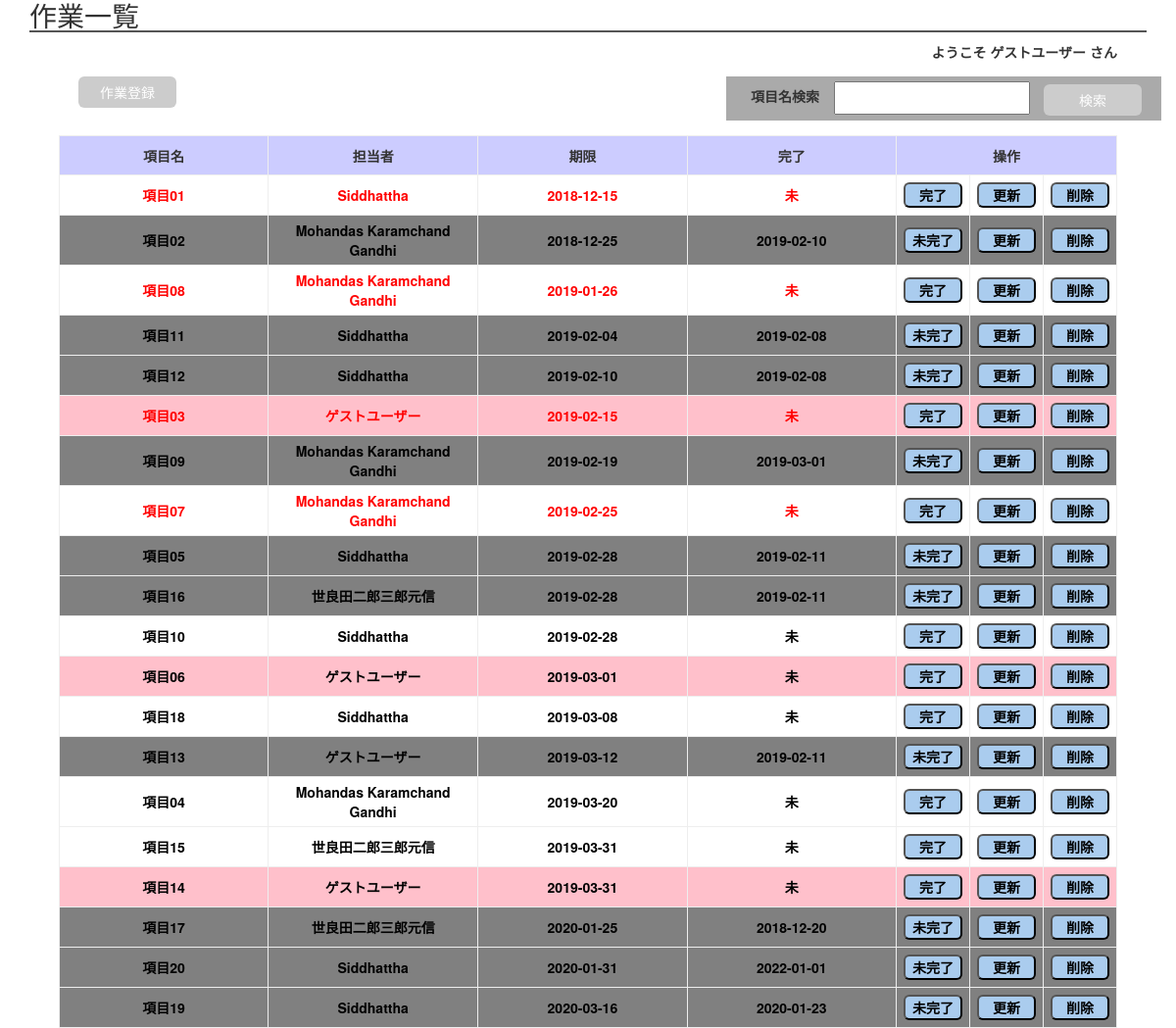
The app's page /php/list.php (signed in) with its own data.
### tables this page shows
CREATE TABLE TODO_USER
    (ID varchar(15) NOT NULL PRIMARY KEY,
     NAME varchar(30) NOT NULL,
     PASSWORD varchar(15) NOT NULL
     );

CREATE TABLE TODO_ITEM
    (ID int NOT NULL PRIMARY KEY AUTO_INCREMENT,
     NAME varchar(30) NOT NULL,
     USER varchar(15) NOT NULL,
     EXPIRE_DATE date NOT NULL,
     FINISHED_DATE date
     );

### php/list.php (the view, shortened to what this page needs)
<?php
require_once("make_buttons.php");
$guestname = $_SESSION['customer']['name'];
$dsn = 'mysql: host=127.0.0.1; dbname=shino; charset=utf8mb4';
$driver_options = [
	PDO::ATTR_ERRMODE => PDO::ERRMODE_EXCEPTION,
	PDO::ATTR_EMULATE_PREPARES => false,
	];
try {
    $dbh = new PDO($dsn,'user1','pass1', $driver_options);
	$sql = "SELECT TODO_ITEM.ID AS item_id,
					TODO_ITEM.NAME AS item_name,
					TODO_USER.NAME AS user_name,
					TODO_ITEM.EXPIRE_DATE AS term,
					TODO_ITEM.FINISHED_DATE AS done
			 FROM TODO_USER JOIN TODO_ITEM
			 ON TODO_USER.ID = TODO_ITEM.USER
			 ORDER BY EXPIRE_DATE ASC";
    $rows = $dbh->query($sql)->fetchAll(PDO::FETCH_ASSOC|PDO::FETCH_UNIQUE);
} catch (PDOException $e) {
    header('Content-Type: text/plain; charset=UTF-8mb4', true, 500);
    exit($e->getMessage());
}
function hsc($str) {
    return htmlspecialchars($str, ENT_QUOTES, 'UTF-8');
}
require_once("header.tmp.php");
?>
<body>
	<h1>作業一覧</h1>
	<div class="guestname">ようこそ <?= $guestname ?> さん</div>
	<div class="middle-left">
		<form action="regist.php" method="POST">
			<input class="btn" type="submit" value="作業登録">
		</form>
	</div>
	<div class="middle-right">
		<form action="search.php" method="POST">
			<p>項目名検索</p>
			<input class="tbox" type="text" name="search_keyword">
			<input class="btn" type="submit" value="検索">
		</form>
	</div>
	<table class="list-wrapper">
	<thead>
		<tr style="background-color: #ccf">
			<td>項目名</td><td>担当者</td><td>期限</td><td>完了</td><td colspan="3">操作</td>
		</tr>
	</thead>
	<tbody>
<?php foreach($rows as $row):
	$bgc = ($row['user_name'] === $guestname)? "pink" : "#fff";
	$color = "#000";
	$today = date('Y-m-d');
	if ($row['done'] === null && $row['term'] < $today) {
		$color = "#f00";
	}
	($row['done'] === null)? $row['done'] = '未' : $bgc = "gray"; ?>
		<tr style="background-color: <?=$bgc?>; color: <?=$color?>">
	<?php foreach ($row as $column): ?>
    		<td><?= hsc($column) ?></td>
	<?php endforeach ?>
			<?php hsc(makeBtns($rows)); ?>
	</tr>
<?php
	next($rows);
	endforeach ?>
	</tbody>
	</table>
</body>
</html>

### php/make_buttons.php (shortened to what this page needs)
<?php
function makeBtn($action, $btn_value, $rows) {
	$action_url = "";
	if ($action === "finished" || $action === "unfinished") {
		$action_url = "#";
	} else {
		$action_url = $action.".php";
	}
	$done_btn =	'<form action="'.$action_url.'" method="POST">';
	$done_btn.= '<input type="hidden" name="action" value="'.$action.'">';
	$done_btn.= '<input type="hidden" name="item_id" value="'.key($rows).'">';
	$done_btn.= '<td class="done_btns">';
	$done_btn.= '<input class="btn-s" type="submit" name="'.$action.'" value="'.$btn_value.'">';
	$done_btn.= '</td>';
	$done_btn.= '</form>';
	return $done_btn;
}
function makeBtns($rows) {
	if ($rows[key($rows)]['done'] === null) {
		$action = "finished";
		$btn_value = "完了";
	} else {
		$action = "unfinished";
		$btn_value = "未完了";
	}
	echo makeBtn($action, $btn_value, $rows);
	echo makeBtn("update", "更新", $rows);
	echo makeBtn("delete", "削除", $rows);
}
?>

### css/list.css (style rules this page uses)
h1 { margin: 0 auto 10px; width: 95%; font-size: 28px; border-bottom: 2px solid #555; }
.guestname { width: 95%; text-align: right; font-weight: bold; }
.middle-left { float: left; height: 50px; width: 20%; text-align: center; margin: 10px; }
.middle-right { float: right; padding: 0 15px; margin: 15px; background-color: #aaa; }
.middle-right p { float: left; padding: 5px; margin: 5px; font-weight: bold; }
.tbox { width: 200px; padding: 5px; margin: 5px; }
.btn { background-color: #ccc; color: white; width: 100px; padding: 5px; margin: 5px; border-radius: 6px; }
.btn-s { background-color: #ace; color: black; width: 60px; padding: 1px; margin: 2px; border-radius: 6px; }
.list-wrapper { margin: 0 auto; width: 90%; }
th, td { width: 20%; height: 40px; padding: 5px; margin: 0px; border: solid 1px #eee; box-sizing: border-box; font-weight: bold; text-align: center; }
.done_btns { width: 6%; }

### records on screen
todo_user: todo_item.NAME "項目01", NAME "Siddhattha", todo_item.EXPIRE_DATE "2018-12-15", column "未", finished "完了", todo_item.NAME "項目11", todo_item.EXPIRE_DATE "2019-02-04", todo_item.FINISHED_DATE "2019-02-08", unfinished "未完了", todo_item.NAME "項目12", todo_item.EXPIRE_DATE "2019-02-10", todo_item.NAME "項目05", todo_item.EXPIRE_DATE "2019-02-28", todo_item.FINISHED_DATE "2019-02-11", todo_item.NAME "項目10", todo_item.NAME "項目18", todo_item.EXPIRE_DATE "2019-03-08", todo_item.NAME "項目20", todo_item.EXPIRE_DATE "2020-01-31", todo_item.FINISHED_DATE "2022-01-01", todo_item.NAME "項目19", todo_item.EXPIRE_DATE "2020-03-16", todo_item.FINISHED_DATE "2020-01-23"
todo_user: todo_item.NAME "項目02", NAME "Mohandas Karamchand Gandhi", todo_item.EXPIRE_DATE "2018-12-25", todo_item.FINISHED_DATE "2019-02-10", unfinished "未完了", todo_item.NAME "項目08", todo_item.EXPIRE_DATE "2019-01-26", column "未", finished "完了", todo_item.NAME "項目09", todo_item.EXPIRE_DATE "2019-02-19", todo_item.FINISHED_DATE "2019-03-01", todo_item.NAME "項目07", todo_item.EXPIRE_DATE "2019-02-25", todo_item.NAME "項目04", todo_item.EXPIRE_DATE "2019-03-20"
todo_user: todo_item.NAME "項目03", NAME "ゲストユーザー", todo_item.EXPIRE_DATE "2019-02-15", column "未", finished "完了", todo_item.NAME "項目06", todo_item.EXPIRE_DATE "2019-03-01", todo_item.NAME "項目13", todo_item.EXPIRE_DATE "2019-03-12", todo_item.FINISHED_DATE "2019-02-11", unfinished "未完了", todo_item.NAME "項目14", todo_item.EXPIRE_DATE "2019-03-31"
todo_user: todo_item.NAME "項目16", NAME "世良田二郎三郎元信", todo_item.EXPIRE_DATE "2019-02-28", todo_item.FINISHED_DATE "2019-02-11", unfinished "未完了", todo_item.NAME "項目15", todo_item.EXPIRE_DATE "2019-03-31", column "未", finished "完了", todo_item.NAME "項目17", todo_item.EXPIRE_DATE "2020-01-25", todo_item.FINISHED_DATE "2018-12-20"

### other values on screen
$guestname "ゲストユーザー"
